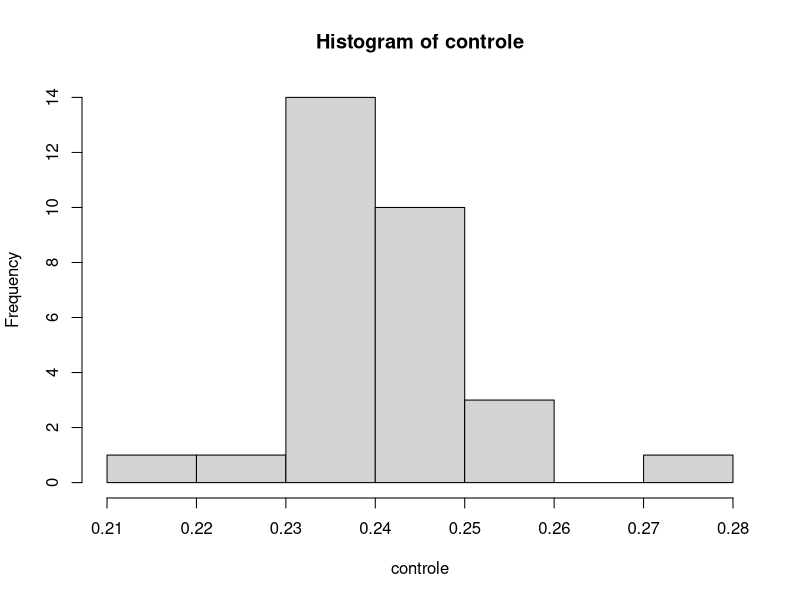
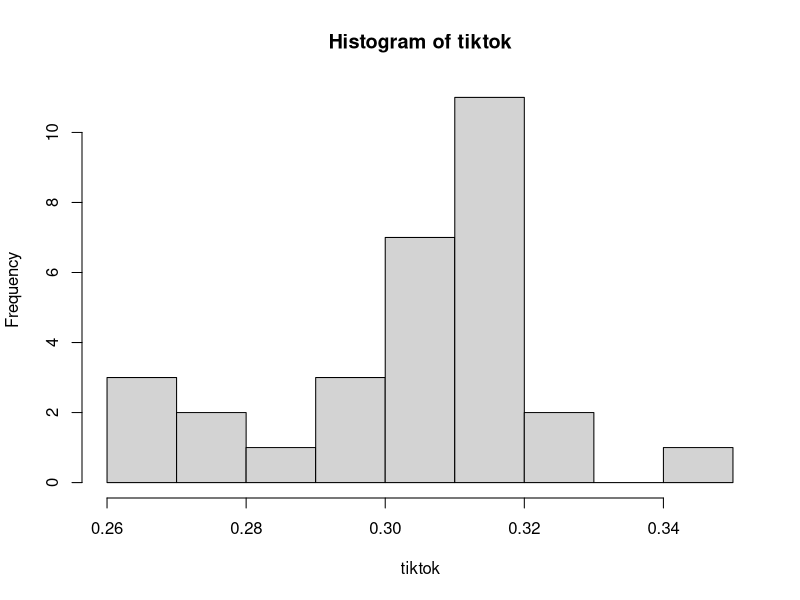
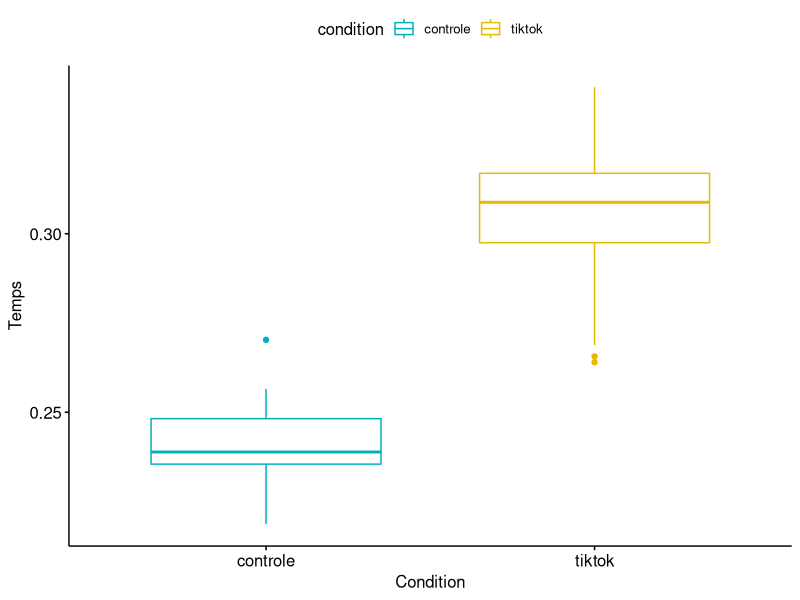

Write the R code that produced these figures, in order.
## ---- chunk 1

library(dplyr)
library(ggplot2)
library(ggpubr)
library(tidyr)
library(rstatix)

## ---- chunk 2
d_trans<-data.frame(
  rang=c(1:3),
  controle=c(0.252,0.238,0.232),
  tiktok=c(0.289,0.323,0.278)
)

#Moyenne/sd
summary(d_trans[c(2,3)])

sapply(d_trans, sd)

#génération d'un échantillon suivant une distribution log-normale car temps bornés à 0 avec mean/sd des données transmises comme caractéristiques

## échantillon de 30 individus pour controle
m <- 0.2407 # la moyenne
s <- 0.01026 ; # l'ecart type
sl <- sqrt(log(1+ s^2/m^2)) ;
ml <- log(m) - 0.5 * sl^2 ;
controle <- rlnorm(30,meanlog=ml, sdlog=sl)  # tirage au sort
hist(controle)  # trace l'histogramme des valeurs pour voir la distribution

#pour tiktok
m <- 0.2967 # la moyenne
s <- 0.02345 ; # l'ecart type
sl <- sqrt(log(1+ s^2/m^2)) ;
ml <- log(m) - 0.5 * sl^2 ;
tiktok <- rlnorm(30,meanlog=ml, sdlog=sl)  # tirage au sort
hist(tiktok)

#d :data.frame avec les 30 participants
d<- data.frame(
  rang=c(1:30),
  controle,tiktok)

#format long
d_long<-gather(d, key="condition", value="Temps", -rang)

## ---- chunk 3
t.test(d$controle,d$tiktok, paired=TRUE)
dif <- with(d, 
        controle - tiktok)
shapiro.test(dif)

# taille d'effet
d_long %>% cohens_d(Temps ~ condition, paired = TRUE)
## ---- chunk 4
ggboxplot(d_long, x = "condition", y = "Temps", 
          color = "condition", palette = c("#00AFBB", "#E7B800"),
          order = c("controle", "tiktok"),
          ylab = "Temps", xlab = "Condition")
